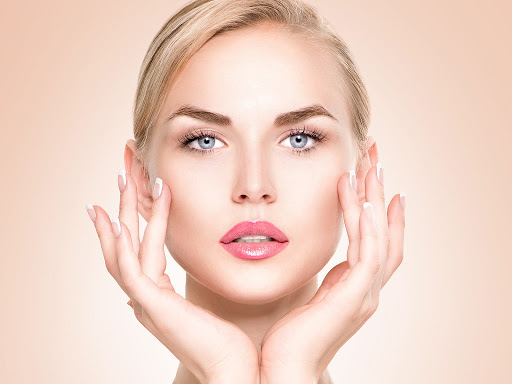
#> input picture Images/image7.jpg, 512 x 384 px
$ python 'Codigo 2.py'
#> lines starting #> are read from the running program, lines starting #| are printed output that depends on the picture
import cv2
import numpy as np


image = cv2.imread('Images/image7.jpg')
#> image is the input picture: shape (384, 512, 3); mean B, G, R 194.9, 208.7, 239
grayImage = cv2.cvtColor(image, cv2.COLOR_BGR2GRAY)
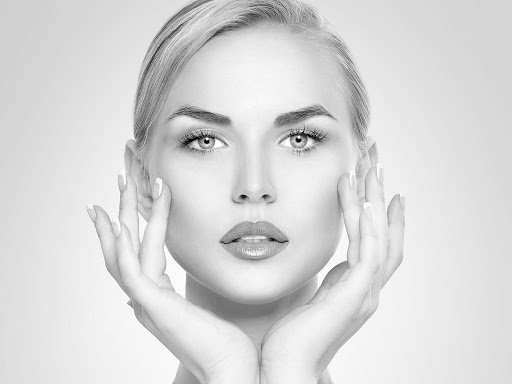
#> grayImage: shape (384, 512); min 0, max 255, mean 216.2
#> (the run stopped early here; a loop or call above may not have finished)

$ run again, with Images/image1.jpg copied over Images/image7.jpg
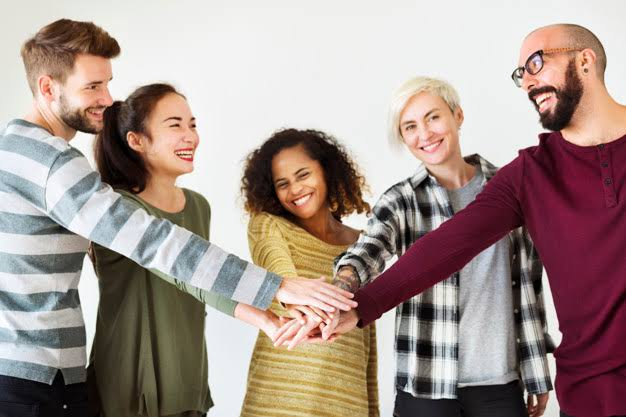
#> input picture Images/image1.jpg, 626 x 417 px
#> image is the input picture: shape (417, 626, 3); mean B, G, R 142.2, 148.5, 166.3
#> `grayImage = cv2.cvtColor(image, cv2.COLOR_BGR2GRAY)`:
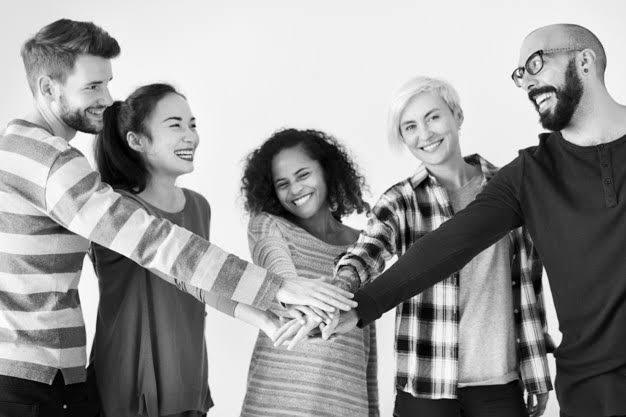
#> grayImage: shape (417, 626); min 0, max 255, mean 153.1

$ run again, with Images/image2.jpg copied over Images/image7.jpg
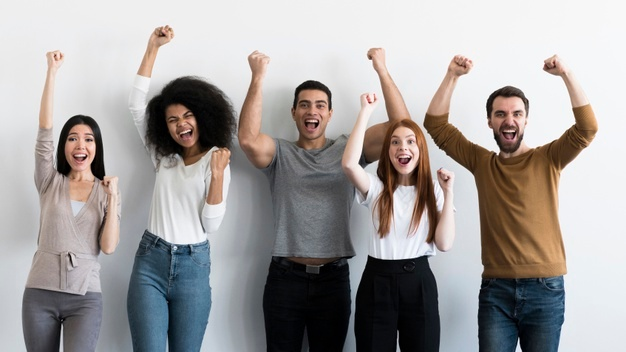
#> input picture Images/image2.jpg, 626 x 352 px
#> image is the input picture: shape (352, 626, 3); mean B, G, R 158.9, 160, 164
#> `grayImage = cv2.cvtColor(image, cv2.COLOR_BGR2GRAY)`:
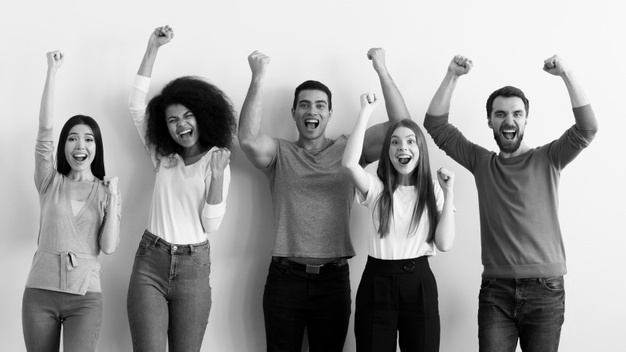
#> grayImage: shape (352, 626); min 0, max 255, mean 161

$ run again, with Images/image3.jpg copied over Images/image7.jpg
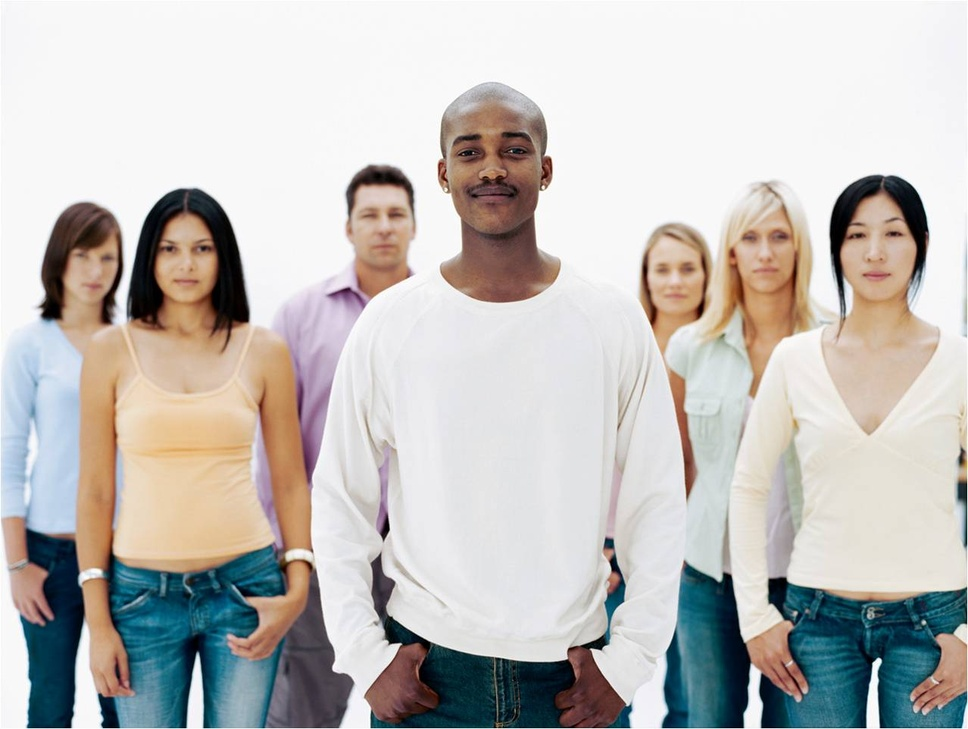
#> input picture Images/image3.jpg, 968 x 729 px, shrunk from 1278 x 962 before the run
#> image is the input picture: shape (729, 968, 3); mean B, G, R 187.8, 190.9, 193.6
#> `grayImage = cv2.cvtColor(image, cv2.COLOR_BGR2GRAY)`:
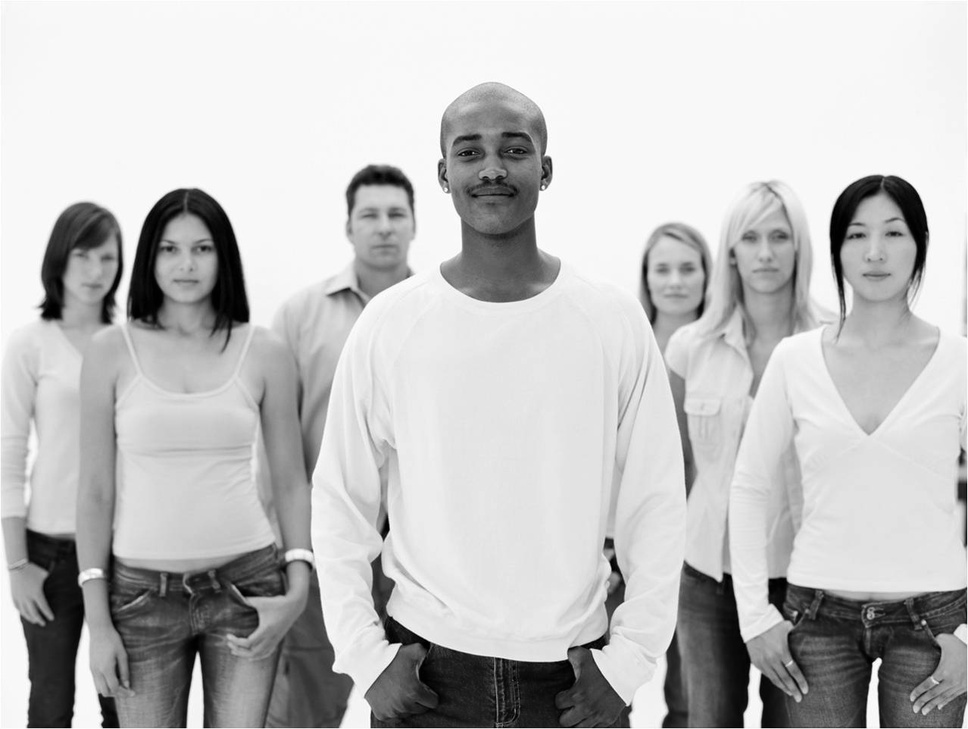
#> grayImage: shape (729, 968); min 0, max 255, mean 191.3
